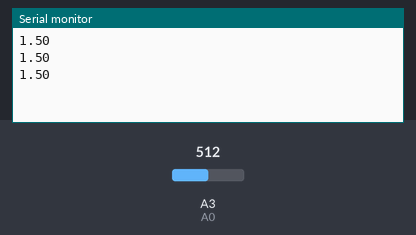
Recording of a sketch running on a simulated Arduino Uno, built with avr-gcc and run on an emulated ATmega328P. Parts: the last lines printed to the serial monitor. The inputs (shaded band) are chosen by the test bench; at power-on: A3 (A0) = 512.

Above: at 1.3 s.
1.4 s: A3 (A0) set to 716
At 1.9 s:
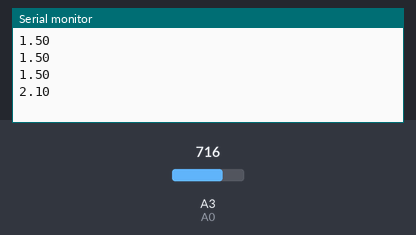
2.9 s: A3 (A0) set to 900
At 3.4 s:
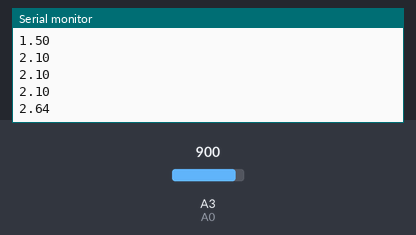
Timing chart, 0 to 5.9 s (numbered marks = the images above; inputs shaded):
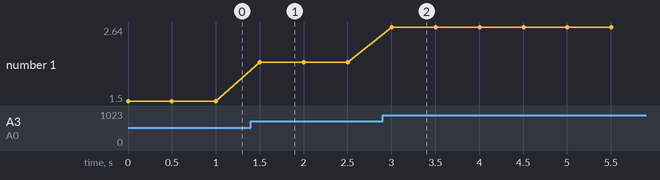

The sketch:

ESP_ADC_testing.ino
```cpp
/*
 * NodeMcue has only one ADC pin->17 (A0)(ADC0)
 * its ADC register is 10-bit
 * And its ADC's
 * stable
 * © kirolos Magdy
 */

#define A0 17

void setup() {
Serial.begin(9600);
pinMode(A0,INPUT);

}

void loop() {

float x = analogRead(A0);
x *=(3.0/1023.0);  // equation to show the real reading value
Serial.println(x);
delay(500);


}
```

Measured:
- after the input at 1.4 s, the serial monitor: prints a new line after 0.10 s (image 1)
- after the input at 2.9 s, the serial monitor: prints a new line after 0.10 s (image 2)
- plotted number 1: 1.5 → 2.1 after the input at 1.4 s, 2.1 → 2.64 after the input at 2.9 s
